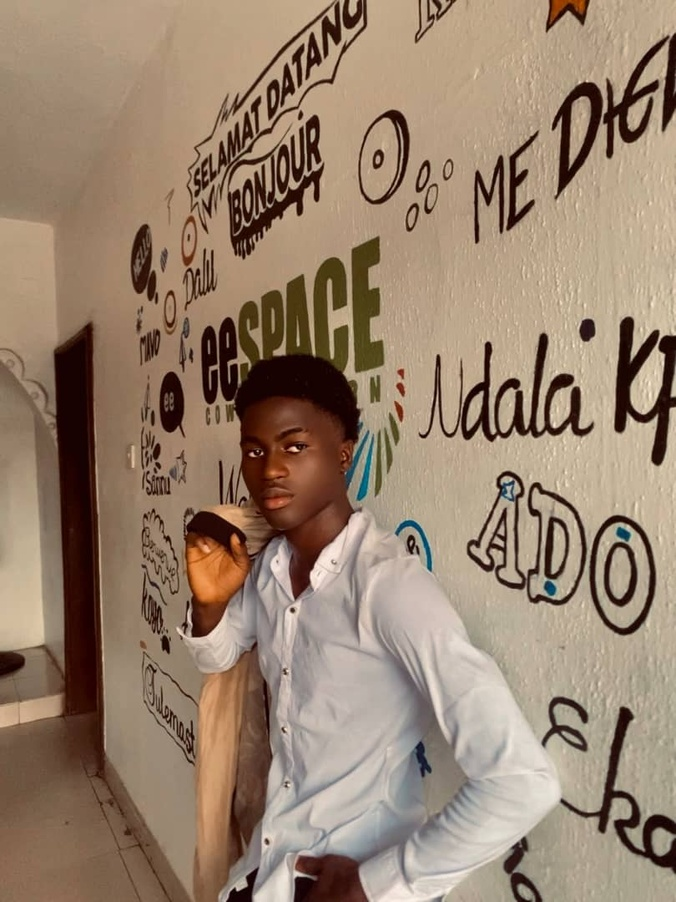
#> input picture phython_PhotoShop/images/WhatsApp Image 2024-09-03 at 22.23.25_705f45b6.jpg, 676 x 902 px, shrunk from 810 x 1080 before the run; its folder holds 4 pictures in this run
$ python index.py
#> lines starting #> are read from the running program, lines starting #| are printed output that depends on the picture
from PIL import Image, ImageEnhance, ImageFilter
import os

# Define paths
path = "./images"
pathOut = "./editedImg"

# Check if the output directory exists; if not, create it
if not os.path.exists(pathOut):
    os.makedirs(pathOut)

# Process each file in the input directory
for filename in os.listdir(path):
    print(f"Processing {filename}...")
    try:
        # Open the image file
        img = Image.open(f"{path}/{filename}")
#> img is the input picture: PIL image 676x902 RGB; mean R, G, B 152, 130.3, 110.3

        # Apply a SHARPEN filter and convert to grayscale
        edit = img.filter(ImageFilter.SHARPEN).convert("L")
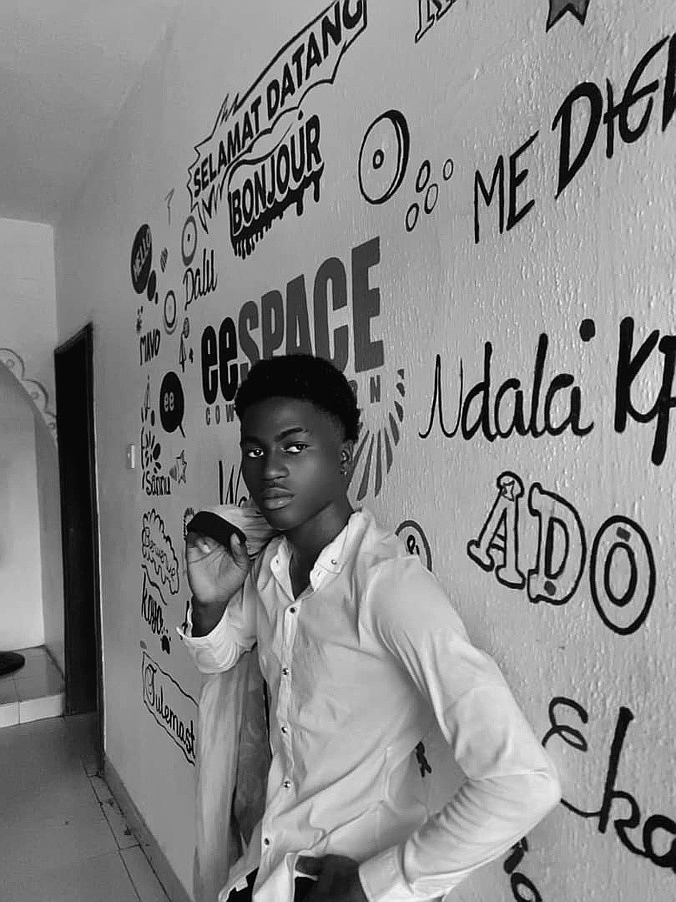
#> edit: PIL image 676x902 L; min 0, max 255, mean 134.7

        # Get the clean filename without extension
        clean_name = os.path.splitext(filename)[0]

        # Save the edited image to the output directory
        edit.save(os.path.join(pathOut, f"{clean_name}_edited.jpg"))
        print(f"Saved {clean_name}_edited.jpg")

    except Exception as e:
        print(f"Failed to process {filename}: {e}")
#> pass 2 of the loop `for filename in os.listdir(path):`:
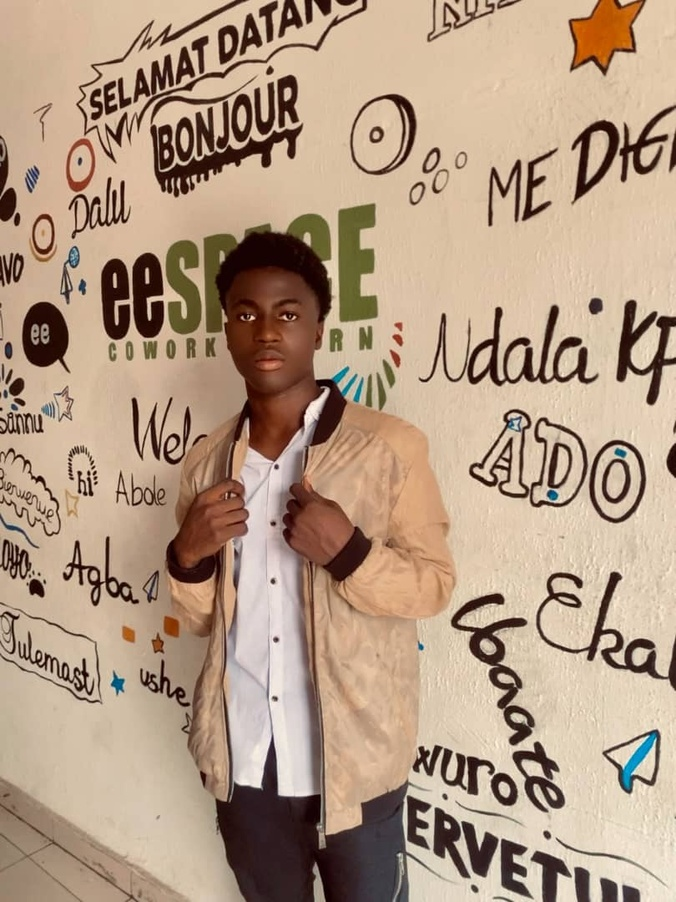
#> input picture phython_PhotoShop/images/WhatsApp Image 2024-09-03 at 22.23.25_d9d20347.jpg, 676 x 902 px, shrunk from 810 x 1080 before the run
#> img is the input picture: PIL image 676x902 RGB; mean R, G, B 179.5, 154.6, 132.2
#> `edit = img.filter(ImageFilter.SHARPEN).convert("L")`:
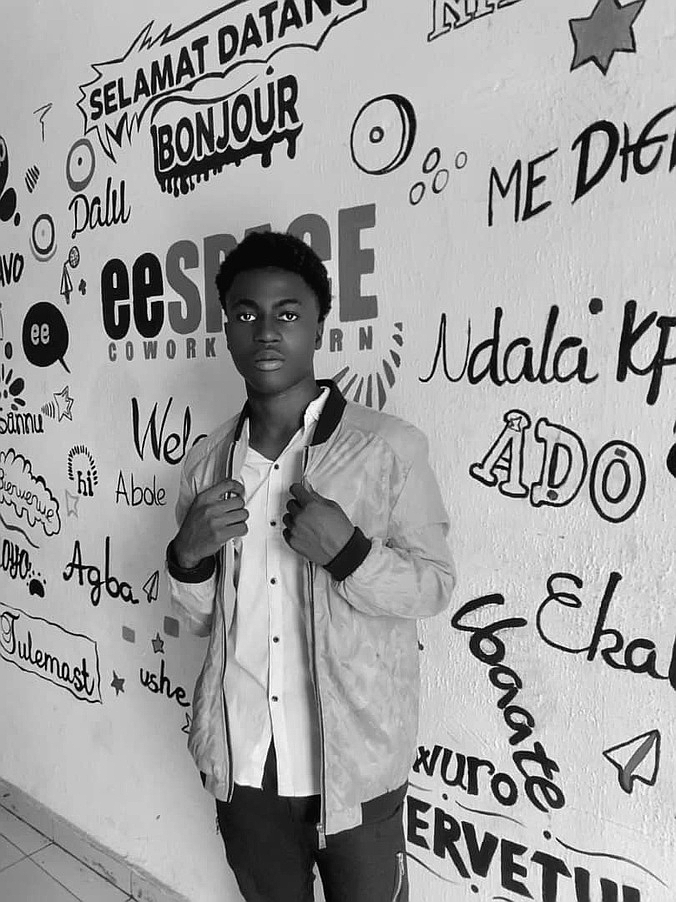
#> edit: PIL image 676x902 L; min 0, max 255, mean 159.7
#> pass 3 of the loop `for filename in os.listdir(path):`:
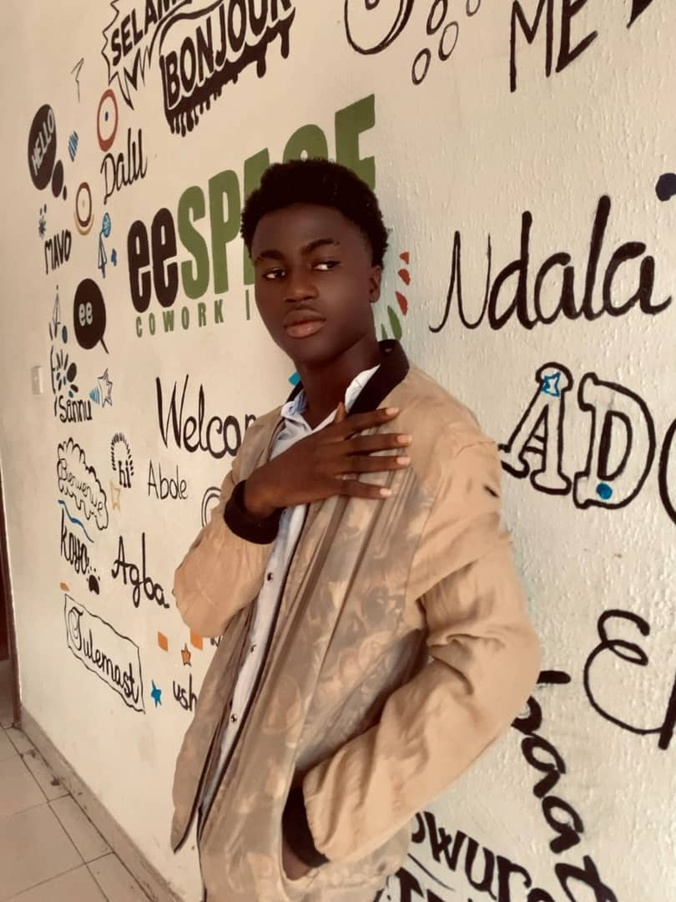
#> input picture phython_PhotoShop/images/WhatsApp Image 2024-09-03 at 22.23.26_cb8f7000.jpg, 676 x 902 px, shrunk from 810 x 1080 before the run
#> img is the input picture: PIL image 676x902 RGB; mean R, G, B 179.5, 154.2, 131.3
#> `edit = img.filter(ImageFilter.SHARPEN).convert("L")`:
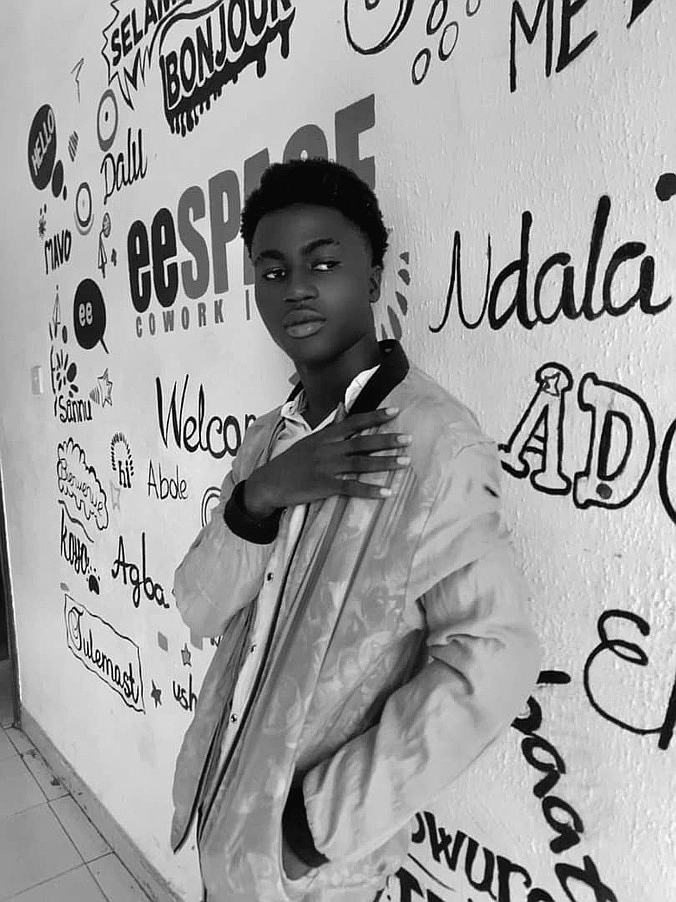
#> edit: PIL image 676x902 L; min 0, max 255, mean 159.3
#> the loop made 4 passes; the first 3 are shown
